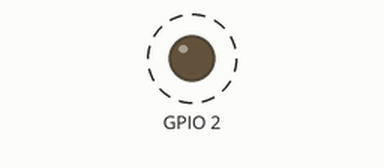
Simulated run of this program. Board: ESP32. Shown: output pins drawn as LEDs (lit = HIGH). Dashed ring = blinking. What the program prints to the serial monitor is not drawn.

Above: at 0.5 s.
Timing chart, 0 to 4.6 s (numbered marks = the images above):
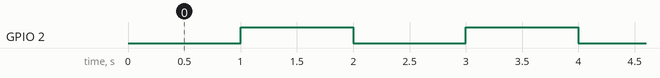

Measured:
- by itself, GPIO 2: alternates HIGH for 1.0 s and LOW for 1.0 s

The program:

main.cpp
```cpp
#include <Arduino.h>


#define BLINK_GPIO (gpio_num_t)2


void hello_task(void *pvParameter)
{
	while(1)
	{
	    Serial.printf("Hello world!\n");
	    vTaskDelay(2000 / portTICK_PERIOD_MS);
	}
}
void blinky(void *pvParameter)
{
    //gpio_pad_select_gpio(BLINK_GPIO);
    /* Set the GPIO as a push/pull output */
    // Configure the GPIO pin
    gpio_reset_pin(BLINK_GPIO);
    gpio_set_direction(BLINK_GPIO, GPIO_MODE_OUTPUT);
    while(1) {
        /* Blink off (output low) */
        Serial.printf("LED OFF\n");
        gpio_set_level(BLINK_GPIO, 0);
        vTaskDelay(1000 / portTICK_PERIOD_MS);
        /* Blink on (output high) */
        Serial.printf("LED ON\n");
        gpio_set_level(BLINK_GPIO, 1);
        vTaskDelay(1000 / portTICK_PERIOD_MS);
    }
}

#define TASK_NAME_LEN 16

void monitor_task(void *pvParameter)
{
    // Get the number of tasks in the system
    while(1){
        UBaseType_t numTasks = uxTaskGetNumberOfTasks();

        // Allocate memory for the task status array
        TaskStatus_t *taskStatusArray = (TaskStatus_t *)pvPortMalloc(numTasks * sizeof(TaskStatus_t));

        // Get the task status array
        UBaseType_t numTasksUpdated = uxTaskGetSystemState(taskStatusArray, numTasks, NULL);

        Serial.printf("Number of tasks: %u\n", numTasksUpdated);

        // Iterate through the task status array
        for (UBaseType_t i = 0; i < numTasksUpdated; i++)
        {
            TaskStatus_t taskStatus = taskStatusArray[i];
            Serial.printf("Task Name: %s, State: %d, Priority: %u, Run Time Counter: %lu\n",
                   taskStatus.pcTaskName,
                   taskStatus.eCurrentState,
                   taskStatus.uxCurrentPriority,
                   taskStatus.ulRunTimeCounter);


        }

        // Free the memory allocated for the task status array
        vPortFree(taskStatusArray);
        vTaskDelay(1000 / portTICK_PERIOD_MS);

    }
}

void setup()
{
    // Initialize serial communication
    Serial.begin(115200);
    while (!Serial) {
        ; // Wait for serial port to connect. Needed for native USB port only
    }

    // Initialize GPIO for LED
    //gpio_pad_select_gpio(BLINK_GPIO);
    //gpio_set_direction(BLINK_GPIO, GPIO_MODE_OUTPUT);
}

void loop()
{
    xTaskCreate(&hello_task, "hello_task", 2048, NULL, 5, NULL);
    xTaskCreate(&blinky, "blinky", 2048,NULL,5,NULL );
    xTaskCreate(&monitor_task, "monitor_task", 2048,NULL,5,NULL );
}
```
